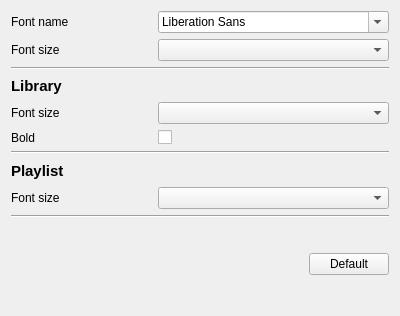
<?xml version="1.0" encoding="UTF-8"?>
<ui version="4.0">
 <class>GUI_FontConfig</class>
 <widget class="QWidget" name="GUI_FontConfig">
  <property name="geometry">
   <rect>
    <x>0</x>
    <y>0</y>
    <width>400</width>
    <height>316</height>
   </rect>
  </property>
  <layout class="QGridLayout" name="gridLayout">
   <item row="8" column="0">
    <widget class="QLabel" name="label_7">
     <property name="text">
      <string>Bold</string>
     </property>
    </widget>
   </item>
   <item row="7" column="1">
    <widget class="Gui::ComboBox" name="combo_lib_size"/>
   </item>
   <item row="10" column="0">
    <widget class="QLabel" name="lab_playlist">
     <property name="font">
      <font>
       <pointsize>11</pointsize>
       <weight>75</weight>
       <bold>true</bold>
      </font>
     </property>
     <property name="text">
      <string notr="true">Playlist</string>
     </property>
    </widget>
   </item>
   <item row="5" column="0">
    <widget class="QLabel" name="lab_library">
     <property name="font">
      <font>
       <pointsize>11</pointsize>
       <weight>75</weight>
       <bold>true</bold>
      </font>
     </property>
     <property name="text">
      <string notr="true">Library</string>
     </property>
    </widget>
   </item>
   <item row="11" column="1">
    <widget class="Gui::ComboBox" name="combo_pl_size"/>
   </item>
   <item row="7" column="0">
    <widget class="QLabel" name="label_5">
     <property name="text">
      <string>Font size</string>
     </property>
    </widget>
   </item>
   <item row="1" column="0">
    <widget class="QLabel" name="label">
     <property name="text">
      <string>Font size</string>
     </property>
    </widget>
   </item>
   <item row="8" column="1">
    <widget class="QCheckBox" name="cb_lib_bold">
     <property name="text">
      <string/>
     </property>
    </widget>
   </item>
   <item row="9" column="0" colspan="2">
    <widget class="Line" name="line_2">
     <property name="orientation">
      <enum>Qt::Horizontal</enum>
     </property>
    </widget>
   </item>
   <item row="12" column="0" colspan="2">
    <widget class="Line" name="line_4">
     <property name="orientation">
      <enum>Qt::Horizontal</enum>
     </property>
    </widget>
   </item>
   <item row="11" column="0">
    <widget class="QLabel" name="label_6">
     <property name="text">
      <string>Font size</string>
     </property>
    </widget>
   </item>
   <item row="0" column="0">
    <widget class="QLabel" name="label_2">
     <property name="text">
      <string>Font name</string>
     </property>
    </widget>
   </item>
   <item row="13" column="0" rowspan="4" colspan="2">
    <layout class="QHBoxLayout" name="horizontalLayout">
     <item>
      <spacer name="horizontalSpacer">
       <property name="orientation">
        <enum>Qt::Horizontal</enum>
       </property>
       <property name="sizeHint" stdset="0">
        <size>
         <width>40</width>
         <height>20</height>
        </size>
       </property>
      </spacer>
     </item>
     <item>
      <widget class="QPushButton" name="btn_default">
       <property name="text">
        <string notr="true">Default</string>
       </property>
      </widget>
     </item>
    </layout>
   </item>
   <item row="2" column="0" colspan="2">
    <widget class="Line" name="line_3">
     <property name="orientation">
      <enum>Qt::Horizontal</enum>
     </property>
    </widget>
   </item>
   <item row="1" column="1">
    <widget class="Gui::ComboBox" name="combo_sizes"/>
   </item>
   <item row="0" column="1">
    <widget class="QFontComboBox" name="combo_fonts"/>
   </item>
  </layout>
 </widget>
 <customwidgets>
  <customwidget>
   <class>Gui::ComboBox</class>
   <extends>QComboBox</extends>
   <header>Gui/Utils/Widgets/ComboBox.h</header>
  </customwidget>
 </customwidgets>
 <resources/>
 <connections/>
</ui>
